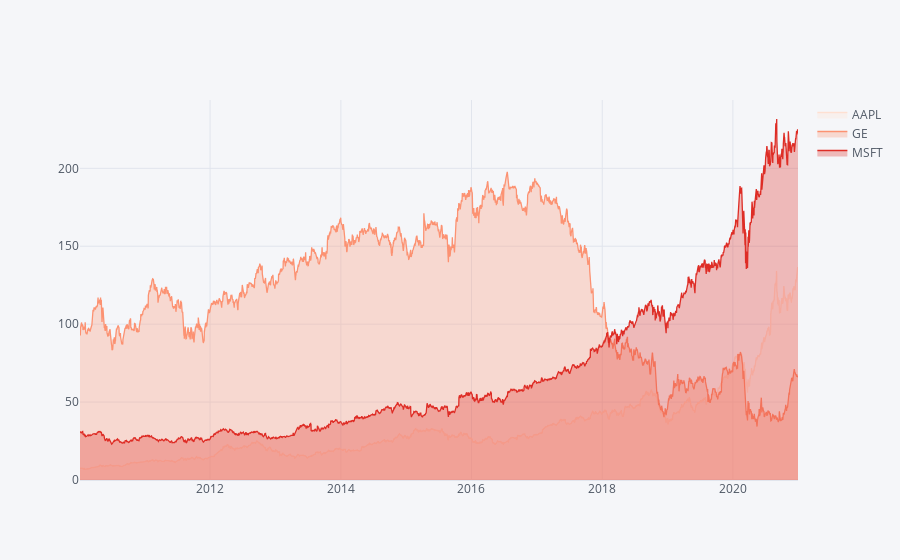

Write notebook code for a chart like this one.
### Code cell
df.Close.iplot(fill = True, colorscale= "reds")

### Figure 1 — Plotly figure (JSON) as saved in the notebook; plotly's stock layout.template omitted (floating-point values rounded to 4 significant figures; data arrays with more than 128 entries replaced by an {"elided": "..."} marker saying what was removed)
{"data": [{"fill": "tozeroy", "fillcolor": "rgba(254, 224, 210, 0.3)", "line": {"color": "rgba(254, 224, 210, 1.0)", "dash": "solid", "shape": "linear", "width": 1.3}, "mode": "lines", "name": "AAPL", "text": "", "type": "scatter", "x": {"elided": "2768 str values"}, "y": {"elided": "2768 float values"}}, {"fill": "tozeroy", "fillcolor": "rgba(252, 146, 114, 0.3)", "line": {"color": "rgba(252, 146, 114, 1.0)", "dash": "solid", "shape": "linear", "width": 1.3}, "mode": "lines", "name": "GE", "text": "", "type": "scatter", "x": {"elided": "2768 str values"}, "y": {"elided": "2768 float values"}}, {"fill": "tozeroy", "fillcolor": "rgba(222, 45, 38, 0.3)", "line": {"color": "rgba(222, 45, 38, 1.0)", "dash": "solid", "shape": "linear", "width": 1.3}, "mode": "lines", "name": "MSFT", "text": "", "type": "scatter", "x": {"elided": "2768 str values"}, "y": {"elided": "2768 float values"}}], "layout": {"legend": {"bgcolor": "#F5F6F9", "font": {"color": "#4D5663"}}, "paper_bgcolor": "#F5F6F9", "plot_bgcolor": "#F5F6F9", "title": {"font": {"color": "#4D5663"}}, "xaxis": {"gridcolor": "#E1E5ED", "showgrid": true, "tickfont": {"color": "#4D5663"}, "title": {"font": {"color": "#4D5663"}, "text": ""}, "zerolinecolor": "#E1E5ED"}, "yaxis": {"gridcolor": "#E1E5ED", "showgrid": true, "tickfont": {"color": "#4D5663"}, "title": {"font": {"color": "#4D5663"}, "text": ""}, "zerolinecolor": "#E1E5ED"}}}
